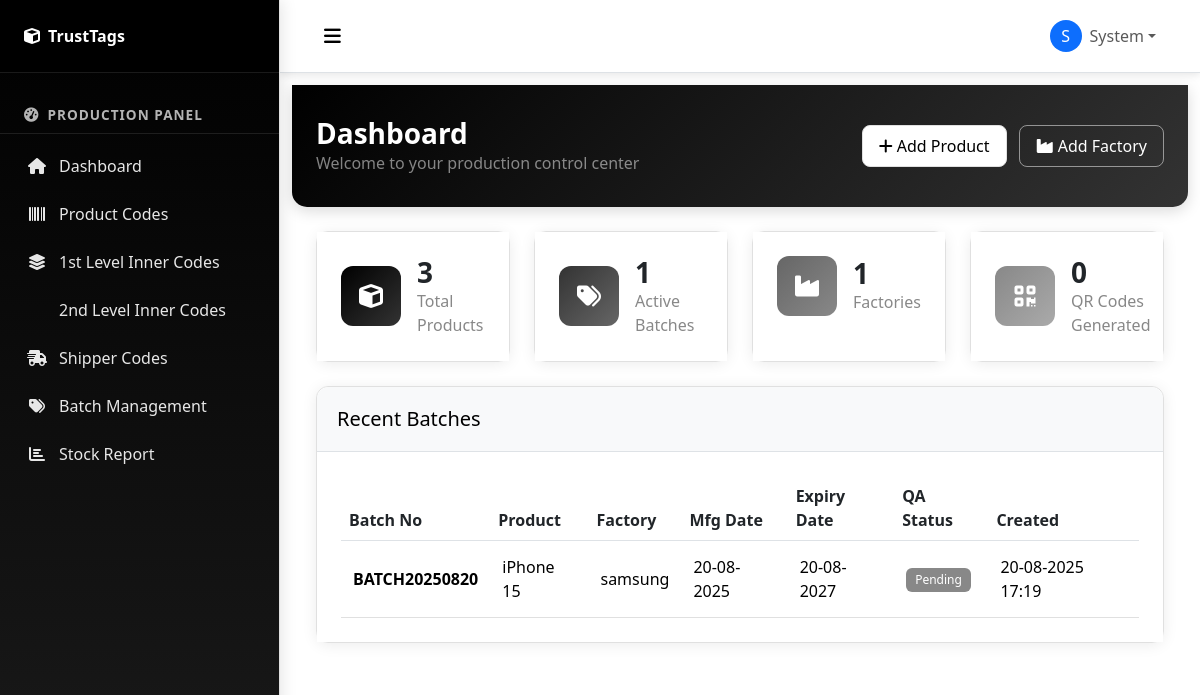
The app's page /dashboard (signed in) with its own data.
### models.py (models this page shows, shortened)
class User(UserMixin, db.Model):
    __tablename__ = 'users'
    id = db.Column(db.Integer, primary_key=True)
    email = db.Column(db.String(120), unique=True, nullable=False)
    password_hash = db.Column(db.String(256), nullable=False)
    first_name = db.Column(db.String(100), nullable=True)
    last_name = db.Column(db.String(100), nullable=True)
    profile_image_url = db.Column(db.String, nullable=True)
    role = db.Column(db.String(20), default='user')  # user, admin
    factory_id = db.Column(db.String, nullable=True)
    is_active = db.Column(db.Boolean, default=True)
    created_at = db.Column(db.DateTime, default=datetime.now)
    updated_at = db.Column(db.DateTime, default=datetime.now, onupdate=datetime.now)

class Batch(db.Model):
    __tablename__ = 'batches'
    id = db.Column(db.String, primary_key=True)
    batch_no = db.Column(db.String(100), nullable=False)
    product_id = db.Column(db.String, db.ForeignKey('products.id'), nullable=False)
    factory_id = db.Column(db.String, db.ForeignKey('factories.id'), nullable=False)
    mfg_date = db.Column(db.Date, nullable=False)
    expiry_date = db.Column(db.Date, nullable=False)
    qa_status = db.Column(db.String(20), default='OK')  # OK, Rejected
    responded_by = db.Column(db.String(100), nullable=True)
    responded_date = db.Column(db.DateTime, nullable=True)
    reject_reason = db.Column(db.Text, nullable=True)
    created_at = db.Column(db.DateTime, default=datetime.now)
    product = db.relationship('Product', backref='batches')
    factory = db.relationship('Factory', backref='batches')

class Product(db.Model):
    __tablename__ = 'products'
    id = db.Column(db.String, primary_key=True)
    name = db.Column(db.String(200), nullable=False)
    sku_id = db.Column(db.String(100), unique=True, nullable=False)
    gtin = db.Column(db.String(50), nullable=True)
    mrp = db.Column(db.Float, nullable=True)
    registration_no = db.Column(db.String(100), nullable=True)
    sap_description = db.Column(db.Text, nullable=True)
    image_url = db.Column(db.String(500), nullable=True)
    created_at = db.Column(db.DateTime, default=datetime.now)

class Factory(db.Model):
    __tablename__ = 'factories'
    id = db.Column(db.String, primary_key=True)
    name = db.Column(db.String(200), nullable=False)
    mobile_no = db.Column(db.String(20), nullable=True)
    city = db.Column(db.String(100), nullable=True)
    state = db.Column(db.String(100), nullable=True)
    created_at = db.Column(db.DateTime, default=datetime.now)

### routes.py (the view)
@app.route('/dashboard')
@require_login
def dashboard():
    total_products = Product.query.count()
    total_batches = Batch.query.count()
    total_factories = Factory.query.count()
    recent_batches = Batch.query.order_by(Batch.created_at.desc()).limit(5).all()
    return render_template('dashboard.html',
                         total_products=total_products,
                         total_batches=total_batches,
                         total_factories=total_factories,
                         recent_batches=recent_batches)

### templates/dashboard.html (shortened to what this page needs)
{% extends "base.html" %}
{% block content %}
<div class="container-fluid">
    <div class="page-header mb-4">
        <div class="row align-items-center">
            <div class="col">
                <h1 class="h3 text-white mb-0">Dashboard</h1>
                <p class="text-white-50 mb-0">Welcome to your production control center</p>
            </div>
            <div class="col-auto">
                <button class="btn btn-light" data-bs-toggle="modal" data-bs-target="#addProductModal">
                    <i class="fas fa-plus me-1"></i>Add Product
                </button>
                <button class="btn btn-outline-light ms-2" data-bs-toggle="modal" data-bs-target="#addFactoryModal">
                    <i class="fas fa-industry me-1"></i>Add Factory
                </button>
            </div>
        </div>
    </div>
    <div class="row mb-4">
        <div class="col-md-3">
            <div class="card stat-card">
                <div class="card-body">
                    <div class="d-flex align-items-center">
                        <div class="stat-icon bg-primary">
                            <i class="fas fa-cube"></i>
                        </div>
                        <div class="ms-3">
                            <h3 class="fw-bold mb-0">{{ total_products }}</h3>
                            <p class="text-muted mb-0">Total Products</p>
                        </div>
                    </div>
                </div>
            </div>
        </div>
        <div class="col-md-3">
            <div class="card stat-card">
                <div class="card-body">
                    <div class="d-flex align-items-center">
                        <div class="stat-icon bg-success">
                            <i class="fas fa-tags"></i>
                        </div>
                        <div class="ms-3">
                            <h3 class="fw-bold mb-0">{{ total_batches }}</h3>
                            <p class="text-muted mb-0">Active Batches</p>
                        </div>
                    </div>
                </div>
            </div>
        </div>
        <div class="col-md-3">
            <div class="card stat-card">
                <div class="card-body">
                    <div class="d-flex align-items-center">
                        <div class="stat-icon bg-info">
                            <i class="fas fa-industry"></i>
                        </div>
                        <div class="ms-3">
                            <h3 class="fw-bold mb-0">{{ total_factories }}</h3>
                            <p class="text-muted mb-0">Factories</p>
                        </div>
                    </div>
                </div>
            </div>
        </div>
        <div class="col-md-3">
            <div class="card stat-card">
                <div class="card-body">
                    <div class="d-flex align-items-center">
                        <div class="stat-icon bg-warning">
                            <i class="fas fa-qrcode"></i>
                        </div>
                        <div class="ms-3">
                            <h3 class="fw-bold mb-0">0</h3>
                            <p class="text-muted mb-0">QR Codes Generated</p>
                        </div>
                    </div>
                </div>
            </div>
        </div>
    </div>
    <div class="row">
        <div class="col-12">
            <div class="card">
                <div class="card-header bg-white border-bottom">
                    <h5 class="mb-0">Recent Batches</h5>
                </div>
                <div class="card-body">
                    {% if recent_batches %}
                    <div class="table-responsive">
                        <table class="table table-hover">
                            <thead class="table-purple">
                                <tr>
                                    <th>Batch No</th>
                                    <th>Product</th>
                                    <th>Factory</th>
                                    <th>Mfg Date</th>
                                    <th>Expiry Date</th>
                                    <th>QA Status</th>
                                    <th>Created</th>
                                </tr>
                            </thead>
                            <tbody>
                                {% for batch in recent_batches %}
                                <tr>
                                    <td><strong>{{ batch.batch_no }}</strong></td>
                                    <td>{{ batch.product.name if batch.product else 'N/A' }}</td>
                                    <td>{{ batch.factory.name if batch.factory else 'N/A' }}</td>
                                    <td>{{ batch.mfg_date.strftime('%d-%m-%Y') }}</td>
                                    <td>{{ batch.expiry_date.strftime('%d-%m-%Y') }}</td>
                                    <td>
                                        <span class="badge bg-{{ 'success' if batch.qa_status == 'OK' else 'warning' }}">
                                            {{ batch.qa_status }}
                                        </span>
                                    </td>
                                    <td>{{ batch.created_at.strftime('%d-%m-%Y %H:%M') }}</td>
                                </tr>
                                {% endfor %}
                            </tbody>
                        </table>
                    </div>
                    {% endif %}
                </div>
            </div>
        </div>
    </div>
</div>
{% endblock %}

### templates/base.html (shortened to what this page needs)
<!DOCTYPE html>
<html lang="en">
<head>
    <link href="https://cdn.jsdelivr.net/npm/bootstrap@5.3.0/dist/css/bootstrap.min.css" rel="stylesheet">
    <link rel="stylesheet" href="https://cdnjs.cloudflare.com/ajax/libs/font-awesome/6.0.0/css/all.min.css">
    <link rel="stylesheet" href="https://cdn.datatables.net/1.13.4/css/dataTables.bootstrap5.min.css">
    <link rel="stylesheet" href="{{ url_for('static', filename='css/style.css') }}">
</head>
<body>
    <div class="wrapper">
        {% if current_user.is_authenticated %}
        <nav class="sidebar" id="sidebar">
            <div class="sidebar-header">
                <div class="d-flex align-items-center">
                    <i class="fas fa-cube text-white me-2"></i>
                    <span class="text-white fw-bold">TrustTags</span>
                </div>
            </div>
            <ul class="sidebar-menu">
                <li class="sidebar-section">
                    <i class="fas fa-tachometer-alt"></i>
                    <span>Production Panel</span>
                </li>
                <li class="menu-item">
                    <a href="{{ url_for('dashboard') }}">
                        <i class="fas fa-home"></i>
                        <span>Dashboard</span>
                    </a>
                </li>
                <li class="menu-item">
                    <a href="{{ url_for('product_codes') }}">
                        <i class="fas fa-barcode"></i>
                        <span>Product Codes</span>
                    </a>
                </li>
                <li class="menu-item">
                    <a href="{{ url_for('first_level_codes') }}">
                        <i class="fas fa-layer-group"></i>
                        <span>1st Level Inner Codes</span>
                    </a>
                </li>
                <li class="menu-item">
                    <a href="{{ url_for('second_level_codes') }}">
                        <span>2nd Level Inner Codes</span>
                    </a>
                </li>
                <li class="menu-item">
                    <a href="{{ url_for('shipper_codes') }}">
                        <i class="fas fa-shipping-fast"></i>
                        <span>Shipper Codes</span>
                    </a>
                </li>
                <li class="menu-item">
                    <a href="{{ url_for('batch_management') }}">
                        <i class="fas fa-tags"></i>
                        <span>Batch Management</span>
                    </a>
                </li>
                <li class="menu-item">
                    <a href="{{ url_for('stock_report') }}">
                        <i class="fas fa-chart-bar"></i>
                        <span>Stock Report</span>
                    </a>
                </li>
            </ul>
        </nav>
        {% endif %}
        <div class="main-content" id="main-content">
            {% if current_user.is_authenticated %}
            <nav class="navbar navbar-expand-lg navbar-light bg-white border-bottom">
                <div class="container-fluid">
                    <button class="btn btn-link" id="sidebarToggle">
                        <i class="fas fa-bars"></i>
                    </button>
                    <div class="navbar-nav ms-auto">
                        <div class="nav-item dropdown">
                            <a class="nav-link dropdown-toggle d-flex align-items-center" href="#" role="button" data-bs-toggle="dropdown">
                                {% if current_user.profile_image_url %}
                                <img src="{{ current_user.profile_image_url }}" alt="Profile" class="rounded-circle me-2" width="32" height="32" style="object-fit: cover;">
                                {% else %}
                                <div class="rounded-circle bg-primary text-white d-flex align-items-center justify-content-center me-2" style="width: 32px; height: 32px;">
                                    {{ (current_user.first_name or current_user.email)[0].upper() }}
                                </div>
                                {% endif %}
                                <span>{{ current_user.first_name or current_user.email }}</span>
                            </a>
                        </div>
                    </div>
                </div>
            </nav>
            {% endif %}
            <div class="content-wrapper">
                {% block content %}{% endblock %}
            </div>
        </div>
    </div>
</body>
</html>

### records on screen
User: first_name "S", first_name "System"
Batch: batch_no "BATCH20250820", product "iPhone 15", factory "samsung", mfg_date "20-08-2025", expiry_date "20-08-2027", qa_status "Pending", created_at "20-08-2025 17:19"

### other values on screen
{{ total_products }} "3"
{{ total_batches }} "1"
{{ total_factories }} "1"
